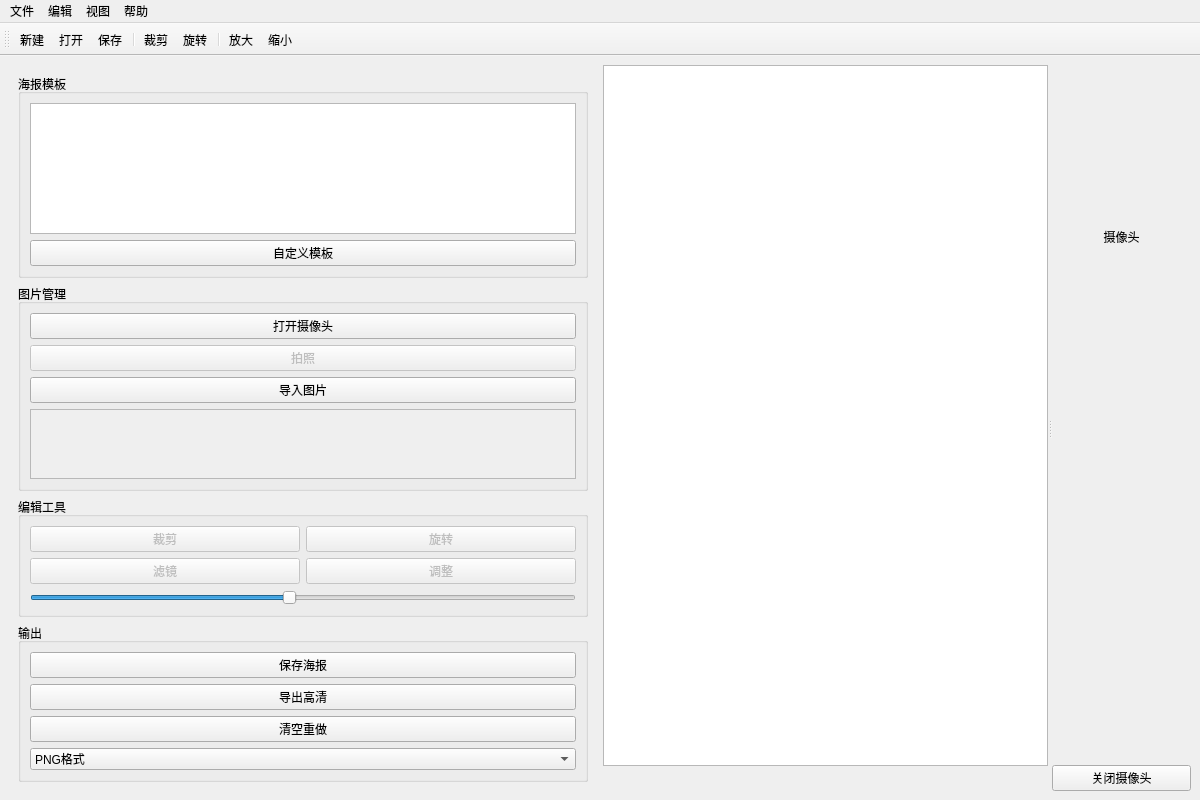
<?xml version="1.0" encoding="UTF-8"?>
<ui version="4.0">
<class>MainWindow</class>
<widget class="QMainWindow" name="MainWindow">
    <property name="geometry">
        <rect>
            <x>0</x>
            <y>0</y>
            <width>1200</width>
            <height>800</height>
        </rect>
    </property>
    <property name="windowTitle">
        <string>照片海报拼接软件</string>
    </property>
    
    <!-- 中央部件 -->
    <widget class="QWidget" name="centralWidget">
        <layout class="QHBoxLayout" name="mainLayout">
            <item>
                <!-- 左侧控制面板 -->
                <widget class="QWidget" name="leftPanel">
                    <property name="minimumWidth">
                        <number>200</number>
                    </property>
                    <property name="maximumWidth">
                        <number>300</number>
                    </property>
                    <layout class="QVBoxLayout" name="leftLayout">
                        <!-- 模板选择区域 -->
                        <item>
                            <widget class="QGroupBox" name="groupBoxTemplate">
                                <property name="title">
                                    <string>海报模板</string>
                                </property>
                                <layout class="QVBoxLayout" name="verticalLayout">
                                    <item>
                                        <widget class="QListWidget" name="templateList">
                                            <property name="selectionMode">
                                                <enum>QAbstractItemView::SingleSelection</enum>
                                            </property>
                                        </widget>
                                    </item>
                                    <item>
                                        <widget class="QPushButton" name="btnCustomTemplate">
                                            <property name="text">
                                                <string>自定义模板</string>
                                            </property>
                                        </widget>
                                    </item>
                                </layout>
                            </widget>
                        </item>
                        
                        <!-- 图片管理区域 -->
                        <item>
                            <widget class="QGroupBox" name="groupBoxPhotos">
                                <property name="title">
                                    <string>图片管理</string>
                                </property>
                                <layout class="QVBoxLayout" name="verticalLayout_2">
                                    <item>
                                        <widget class="QPushButton" name="btnCamera">
                                            <property name="text">
                                                <string>打开摄像头</string>
                                            </property>
                                            <property name="icon">
                                                <iconset resource="">
                                                    <normaloff>camera_icon.png</normaloff>
                                                </iconset>
                                            </property>
                                        </widget>
                                    </item>
                                    <item>
                                        <widget class="QPushButton" name="btnCapture">
                                            <property name="text">
                                                <string>拍照</string>
                                            </property>
                                            <property name="enabled">
                                                <bool>false</bool>
                                            </property>
                                        </widget>
                                    </item>
                                    <item>
                                        <widget class="QPushButton" name="btnLoad">
                                            <property name="text">
                                                <string>导入图片</string>
                                            </property>
                                        </widget>
                                    </item>
                                    <item>
                                        <widget class="QScrollArea" name="scrollArea">
                                            <property name="widgetResizable">
                                                <bool>true</bool>
                                            </property>
                                            <widget class="QWidget" name="scrollAreaWidgetContents">
                                                <property name="geometry">
                                                    <rect>
                                                        <x>0</x>
                                                        <y>0</y>
                                                        <width>180</width>
                                                        <height>200</height>
                                                    </rect>
                                                </property>
                                                <layout class="QVBoxLayout" name="photosLayout">
                                                    <property name="spacing">
                                                        <number>5</number>
                                                    </property>
                                                </layout>
                                            </widget>
                                        </widget>
                                    </item>
                                </layout>
                            </widget>
                        </item>
                        
                        <!-- 编辑工具区域 -->
                        <item>
                            <widget class="QGroupBox" name="groupBoxTools">
                                <property name="title">
                                    <string>编辑工具</string>
                                </property>
                                <layout class="QGridLayout" name="gridLayout">
                                    <item row="0" column="0">
                                        <widget class="QPushButton" name="btnCrop">
                                            <property name="text">
                                                <string>裁剪</string>
                                            </property>
                                            <property name="enabled">
                                                <bool>false</bool>
                                            </property>
                                        </widget>
                                    </item>
                                    <item row="0" column="1">
                                        <widget class="QPushButton" name="btnRotate">
                                            <property name="text">
                                                <string>旋转</string>
                                            </property>
                                            <property name="enabled">
                                                <bool>false</bool>
                                            </property>
                                        </widget>
                                    </item>
                                    <item row="1" column="0">
                                        <widget class="QPushButton" name="btnFilter">
                                            <property name="text">
                                                <string>滤镜</string>
                                            </property>
                                            <property name="enabled">
                                                <bool>false</bool>
                                            </property>
                                        </widget>
                                    </item>
                                    <item row="1" column="1">
                                        <widget class="QPushButton" name="btnAdjust">
                                            <property name="text">
                                                <string>调整</string>
                                            </property>
                                            <property name="enabled">
                                                <bool>false</bool>
                                            </property>
                                        </widget>
                                    </item>
                                    <item row="2" column="0" colspan="2">
                                        <widget class="QSlider" name="zoomSlider">
                                            <property name="minimum">
                                                <number>10</number>
                                            </property>
                                            <property name="maximum">
                                                <number>200</number>
                                            </property>
                                            <property name="value">
                                                <number>100</number>
                                            </property>
                                            <property name="orientation">
                                                <enum>Qt::Horizontal</enum>
                                            </property>
                                        </widget>
                                    </item>
                                </layout>
                            </widget>
                        </item>
                        
                        <!-- 输出区域 -->
                        <item>
                            <widget class="QGroupBox" name="groupBoxOutput">
                                <property name="title">
                                    <string>输出</string>
                                </property>
                                <layout class="QVBoxLayout" name="verticalLayout_3">
                                    <item>
                                        <widget class="QPushButton" name="btnSave">
                                            <property name="text">
                                                <string>保存海报</string>
                                            </property>
                                        </widget>
                                    </item>
                                    <item>
                                        <widget class="QPushButton" name="btnExport">
                                            <property name="text">
                                                <string>导出高清</string>
                                            </property>
                                        </widget>
                                    </item>
                                    <item>
                                        <widget class="QPushButton" name="btnClear">
                                            <property name="text">
                                                <string>清空重做</string>
                                            </property>
                                        </widget>
                                    </item>
                                    <item>
                                        <widget class="QComboBox" name="comboFormat">
                                            <item>
                                                <property name="text">
                                                    <string>PNG格式</string>
                                                </property>
                                            </item>
                                            <item>
                                                <property name="text">
                                                    <string>JPEG格式</string>
                                                </property>
                                            </item>
                                            <item>
                                                <property name="text">
                                                    <string>PDF格式</string>
                                                </property>
                                            </item>
                                        </widget>
                                    </item>
                                </layout>
                            </widget>
                        </item>
                        
                        <!-- 拉伸空白 -->
                        <item>
                            <spacer name="verticalSpacer">
                                <property name="orientation">
                                    <enum>Qt::Vertical</enum>
                                </property>
                                <property name="sizeHint" stdset="0">
                                    <size>
                                        <width>20</width>
                                        <height>40</height>
                                    </size>
                                </property>
                            </spacer>
                        </item>
                    </layout>
                </widget>
            </item>
            
            <!-- 右侧工作区 -->
            <item>
                <widget class="QSplitter" name="splitter">
                    <property name="orientation">
                        <enum>Qt::Horizontal</enum>
                    </property>
                    <!-- 预览区域 -->
                    <widget class="QWidget" name="previewWidget">
                        <layout class="QVBoxLayout" name="previewLayout">
                            <item>
                                <widget class="QGraphicsView" name="graphicsView">
                                    <property name="dragMode">
                                        <enum>QGraphicsView::RubberBandDrag</enum>
                                    </property>
                                    <property name="renderHints">
                                        <set>QPainter::Antialiasing|QPainter::SmoothPixmapTransform</set>
                                    </property>
                                </widget>
                            </item>
                            <item>
                                <widget class="QStatusBar" name="statusBar">
                                    <property name="sizeGripEnabled">
                                        <bool>false</bool>
                                    </property>
                                </widget>
                            </item>
                        </layout>
                    </widget>
                    
                    <!-- 摄像头区域 -->
                    <widget class="QWidget" name="cameraWidget">
                        <layout class="QVBoxLayout" name="cameraLayout">
                            <item>
                                <widget class="QLabel" name="labelCamera">
                                    <property name="text">
                                        <string>摄像头</string>
                                    </property>
                                    <property name="alignment">
                                        <set>Qt::AlignCenter</set>
                                    </property>
                                </widget>
                            </item>
                            <item>
                                <widget class="QWidget" name="cameraContainer">
                                    <layout class="QVBoxLayout" name="cameraContainerLayout"/>
                                </widget>
                            </item>
                            <item>
                                <widget class="QPushButton" name="btnCloseCamera">
                                    <property name="text">
                                        <string>关闭摄像头</string>
                                    </property>
                                </widget>
                            </item>
                        </layout>
                    </widget>
                </widget>
            </item>
        </layout>
    </widget>
    
    <!-- 菜单栏 -->
    <widget class="QMenuBar" name="menuBar">
        <property name="geometry">
            <rect>
                <x>0</x>
                <y>0</y>
                <width>1200</width>
                <height>25</height>
            </rect>
        </property>
        <widget class="QMenu" name="menuFile">
            <property name="title">
                <string>文件</string>
            </property>
            <addaction name="actionNew"/>
            <addaction name="actionOpen"/>
            <addaction name="actionSave"/>
            <addaction name="separator"/>
            <addaction name="actionExport"/>
            <addaction name="separator"/>
            <addaction name="actionExit"/>
        </widget>
        <widget class="QMenu" name="menuEdit">
            <property name="title">
                <string>编辑</string>
            </property>
            <addaction name="actionUndo"/>
            <addaction name="actionRedo"/>
            <addaction name="separator"/>
            <addaction name="actionCrop"/>
            <addaction name="actionRotate"/>
            <addaction name="actionFilter"/>
        </widget>
        <widget class="QMenu" name="menuView">
            <property name="title">
                <string>视图</string>
            </property>
            <addaction name="actionZoomIn"/>
            <addaction name="actionZoomOut"/>
            <addaction name="actionFitView"/>
        </widget>
        <widget class="QMenu" name="menuHelp">
            <property name="title">
                <string>帮助</string>
            </property>
            <addaction name="actionAbout"/>
        </widget>
        <addaction name="menuFile"/>
        <addaction name="menuEdit"/>
        <addaction name="menuView"/>
        <addaction name="menuHelp"/>
    </widget>
    
    <!-- 工具栏 -->
    <widget class="QToolBar" name="mainToolBar">
        <attribute name="toolBarArea">
            <enum>TopToolBarArea</enum>
        </attribute>
        <attribute name="toolBarBreak">
            <bool>false</bool>
        </attribute>
        <addaction name="actionNew"/>
        <addaction name="actionOpen"/>
        <addaction name="actionSave"/>
        <addaction name="separator"/>
        <addaction name="actionCrop"/>
        <addaction name="actionRotate"/>
        <addaction name="separator"/>
        <addaction name="actionZoomIn"/>
        <addaction name="actionZoomOut"/>
    </widget>
    
    <!-- 动作定义 -->
    <action name="actionNew">
        <property name="text">
            <string>新建</string>
        </property>
        <property name="shortcut">
            <string>Ctrl+N</string>
        </property>
    </action>
    <action name="actionOpen">
        <property name="text">
            <string>打开</string>
        </property>
        <property name="shortcut">
            <string>Ctrl+O</string>
        </property>
    </action>
    <action name="actionSave">
        <property name="text">
            <string>保存</string>
        </property>
        <property name="shortcut">
            <string>Ctrl+S</string>
        </property>
    </action>
    <action name="actionExport">
        <property name="text">
            <string>导出...</string>
        </property>
        <property name="shortcut">
            <string>Ctrl+E</string>
        </property>
    </action>
    <action name="actionExit">
        <property name="text">
            <string>退出</string>
        </property>
        <property name="shortcut">
            <string>Ctrl+Q</string>
        </property>
    </action>
    <action name="actionUndo">
        <property name="text">
            <string>撤销</string>
        </property>
        <property name="shortcut">
            <string>Ctrl+Z</string>
        </property>
    </action>
    <action name="actionRedo">
        <property name="text">
            <string>重做</string>
        </property>
        <property name="shortcut">
            <string>Ctrl+Y</string>
        </property>
    </action>
    <action name="actionCrop">
        <property name="text">
            <string>裁剪</string>
        </property>
        <property name="shortcut">
            <string>Ctrl+R</string>
        </property>
    </action>
    <action name="actionRotate">
        <property name="text">
            <string>旋转</string>
        </property>
        <property name="shortcut">
            <string>Ctrl+T</string>
        </property>
    </action>
    <action name="actionFilter">
        <property name="text">
            <string>滤镜</string>
        </property>
    </action>
    <action name="actionZoomIn">
        <property name="text">
            <string>放大</string>
        </property>
        <property name="shortcut">
            <string>Ctrl++</string>
        </property>
    </action>
    <action name="actionZoomOut">
        <property name="text">
            <string>缩小</string>
        </property>
        <property name="shortcut">
            <string>Ctrl+-</string>
        </property>
    </action>
    <action name="actionFitView">
        <property name="text">
            <string>适合窗口</string>
        </property>
        <property name="shortcut">
            <string>Ctrl+0</string>
        </property>
    </action>
    <action name="actionAbout">
        <property name="text">
            <string>关于</string>
        </property>
    </action>
</widget>
<resources/>
<connections/>
</ui>
